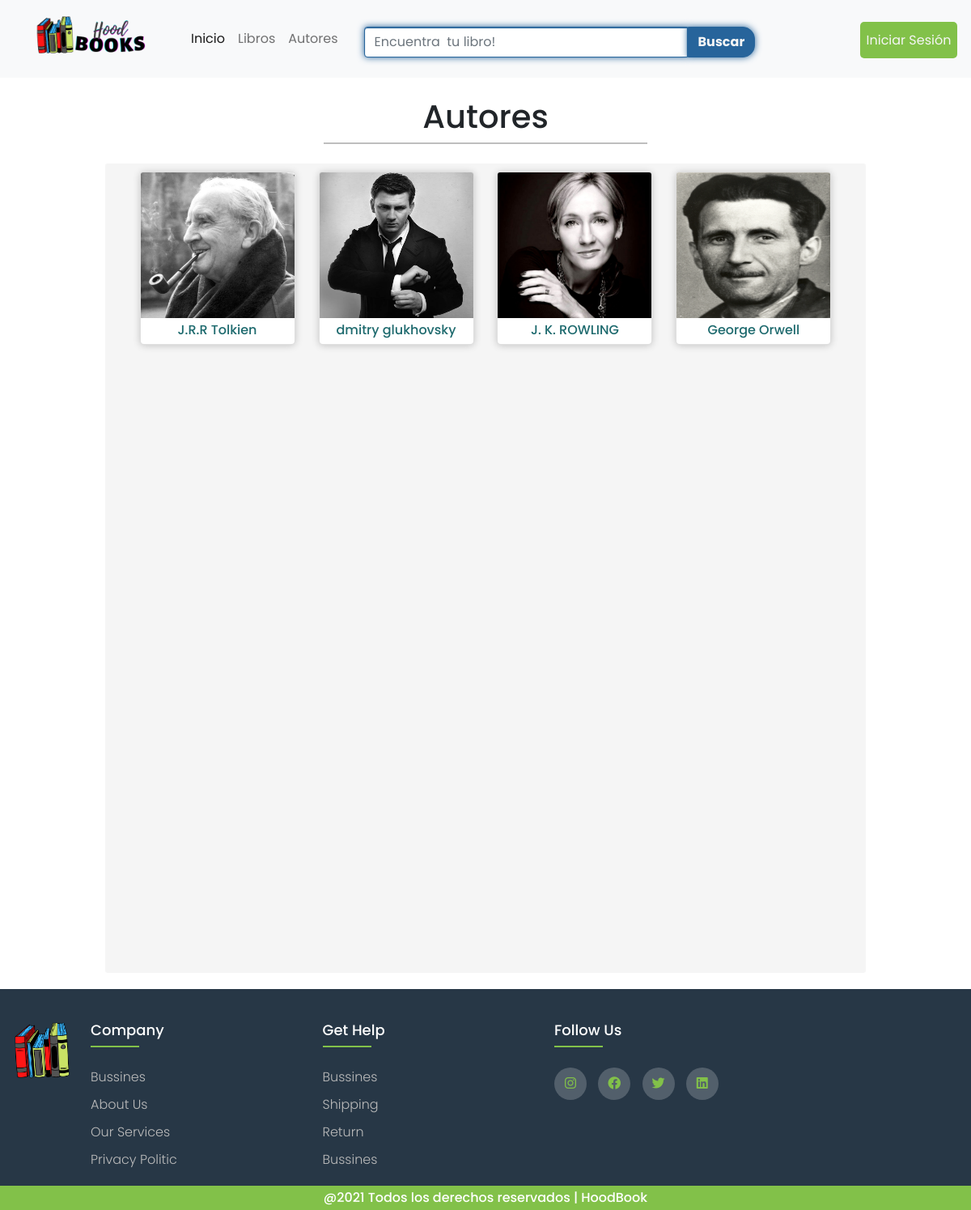
The page /autores/ on the database its author committed.
### core/models.py (models this page shows, shortened)
class Autor(models.Model):
    nombre = models.CharField(max_length=50);
    cita = models.TextField();
    historia = models.TextField();
    imagenAutor = models.ImageField(upload_to="libros", null=True)

### core/views.py (the view)
# urls.py: path('autores/',autores,name="autores"),
def autores(request):
    autores = Autor.objects.all()
    data ={
        'autores':autores
    }
    return render(request,'core/autores.html',data)

### core/templates/core/autores.html
{% extends 'core/base.html' %}
{% block contenido %}
{% load static %}
<div class="container-fluid content ">
    <div class="container-fluid">
      <h1 class="mt-4 tituloA">Autores</h1>
      <hr class="hra mb-4">
    </div>
    <div class="container-fluid autoresp">
        <div class="container  d-flex flex-wrap justify-content-evenly">
          {% for a in autores %}
          <div class="card autores" >
            <a href="{% url 'autor' a.id %}">
              <img src="{{ a.imagenAutor.url }}" class="card-img-top  img-autor" alt="...">
              <h6 class="nombre-autorhome" >{{ a.nombre }}</h5>
            </a>
          </div>
          {% endfor %}
        </div>
    </div>
</div>
{% endblock %}

### core/static/core/styles/style.css (style rules this page uses)
body { font-family: 'Poppins', sans-serif !important; }
.content { min-height: calc(100vh - 30px - 250px); }
.card { width: 100%; margin: 20px; border-radius: 5px; width: 9.5rem; box-shadow: 0px 1px 10px rgba(0, 0, 0, 0.2); transition: all 400ms ease; }
.card a { color: #1e6a6e; text-decoration: none; }
.autores { margin: 10px; width: 12rem; }
.img-autor { height: 180px; }
.nombre-autorhome { margin-top: 5px; border: none; text-align: center; }
.content { font-weight: lighter; font-size: 12px; }
.tituloA { text-align: center; }
.hra { color: black; width: 400px; text-align: center; margin: 0 auto; border:solid 1.5px; }
.autoresp { background-color: rgba(245, 245, 245, 0.952); width: 80%; height: 1000px; margin-bottom: 20px; border-radius: 3px; }

### rows shown on the page
Autor: imagenAutor (picture), nombre "J.R.R Tolkien"
Autor: imagenAutor (picture), nombre "dmitry glukhovsky"
Autor: imagenAutor (picture), nombre "J. K. ROWLING"
Autor: imagenAutor (picture), nombre "George Orwell"
